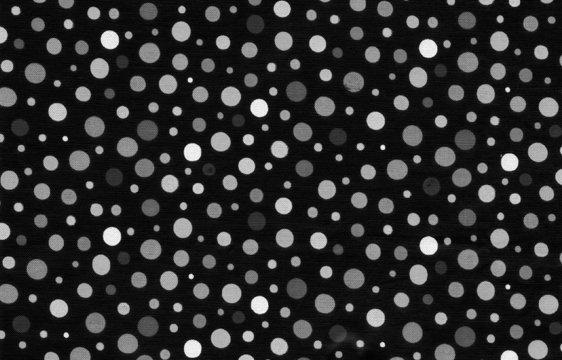
%> input picture assignment3/q2/circles.jpg, 562 x 360 px
$ octave q2.m   (GNU Octave 9; MATLAB toolbox functions it lacks are replaced by stand-ins)
%> lines starting %> are read from the running program, lines starting %| are printed output that depends on the picture; in (x1, y1, x2, y2) boxes, pixels count from 0 and x2, y2 are one past the last pixel; in counts of white or black regions, pixels touching at a corner belong together; the program's own positions count from 1
%% Abhijeet Kumar
% CSD 201302197

% categories of circles and number of circles in each category
% q2

clear all;
clc;


img= imread('circles.jpg');
%> img is the input picture: size 360x562x3 uint8; min 0, max 255, mean 45.3
% converting image to binary
img = im2bw(img,30/255);
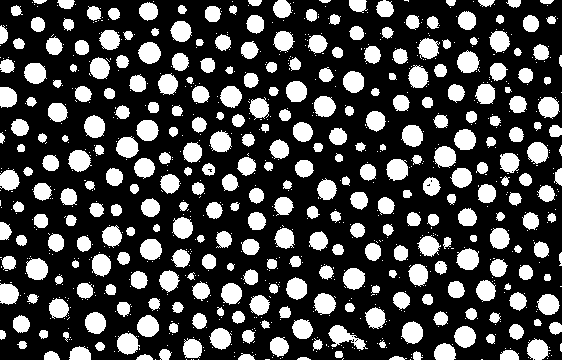
%> img: size 360x562 logical; 27.8% white; 902 white regions (585 under 20 px), largest, box (x1, y1, x2, y2) and area: (328, 325, 368, 350) 434, (26, 258, 48, 280) 382, (138, 42, 161, 64) 380
%remove false cicles which were created because of binarisation
img = imopen(img,strel('disk',2) );
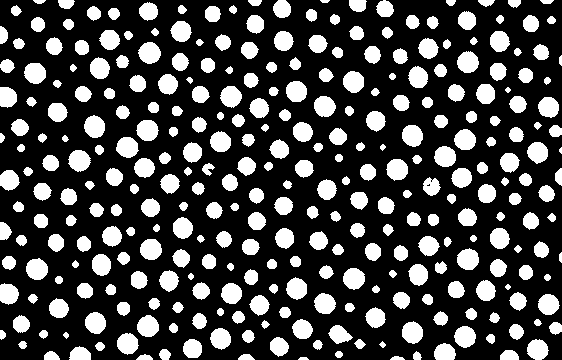
%> img: size 360x562 logical; 26.7% white; 318 white regions (1 under 20 px), largest, box (x1, y1, x2, y2) and area: (138, 42, 161, 64) 378, (68, 150, 91, 172) 373, (26, 258, 48, 280) 373
figure , imshow(img) ; title('binarised-image after false circles removal');

cumulative_number_circles = [];
img_new = {};
start_val=3;
end_val=12;


%part a


% loop over all possible values of disc shaped strcturing element
for i=start_val:end_val
    % get a structuring element
    structuring_ele = strel('disk',i);
    % opening of the image with the current structuring element
    img_open = imopen(img,structuring_ele);
    % no of connected components for having a dic size greater than equal to i
    temp = bwconncomp(img_open);
    cumulative_number_circles(i-start_val+1) = temp.NumObjects;
    %store the image for further use
    img_new(i-start_val+1) = {img_open};
    %plot the image
    figure;
    imshow(img_open);
    title(strcat('circle with size >=',int2str(i)));
end
%> this loop made 10 passes
%> temp on passes 1 to 10: 316 connected components, 302 connected components, 231 connected components, 194 connected components, 159 connected components, 134 connected components, 86 connected components, 46 connected components, 5 connected components, 0 connected components
%> pass 1, `img_open = imopen(img,structuring_ele);`:
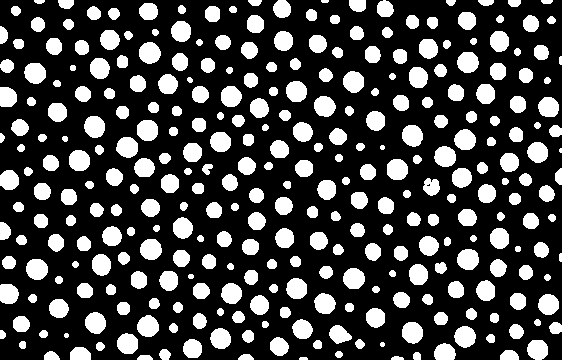
%> img_open: size 360x562 logical; 26.3% white; 316 white regions (1 under 20 px), largest, box (x1, y1, x2, y2) and area: (139, 42, 161, 64) 375, (26, 259, 48, 280) 371, (457, 249, 479, 270) 370
%> pass 2, `img_open = imopen(img,structuring_ele);`:
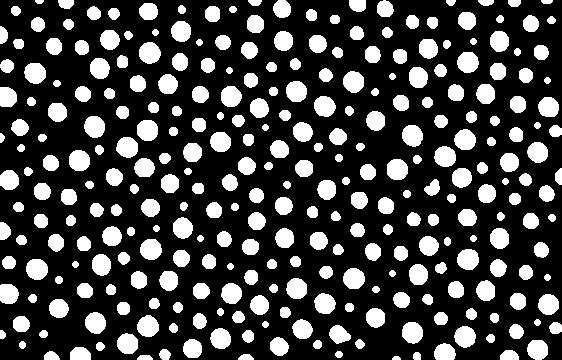
%> img_open: size 360x562 logical; 26.1% white; 302 white regions, largest, box (x1, y1, x2, y2) and area: (139, 42, 161, 64) 375, (26, 259, 48, 280) 371, (457, 249, 479, 270) 370
%> pass 3, `img_open = imopen(img,structuring_ele);`:
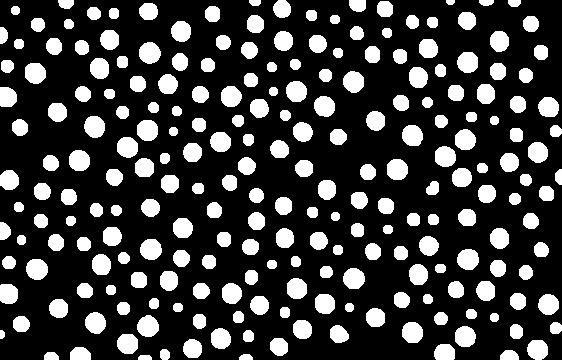
%> img_open: size 360x562 logical; 23.9% white; 231 white regions, largest, box (x1, y1, x2, y2) and area: (139, 42, 161, 64) 375, (26, 259, 48, 280) 371, (457, 249, 479, 270) 370
%> after the loop, cumulative_number_circles = [316 302 231 194 159 134 86 46 5 0]; img_new = 10 items


%clip the parts from there is no disc of that size or greater
[temp,idx] = min(cumulative_number_circles);
%> temp = 0; idx = 10
cumulative_number_circles = cumulative_number_circles(1:idx-1);
%> cumulative_number_circles = [316 302 231 194 159 134 86 46 5]
img_new = img_new(1:idx-1);
%> img_new = 9 items


%part b


% extract images category wise
category_img = img_new;
%> category_img = 9 items
for i = length(cumulative_number_circles)-1:-1:1
    category_img(i) =  {cell2mat(img_new( i )) -  cell2mat(img_new( i+1 ))};
end
%> this loop made 8 passes
%> i on passes 1, 2, 3, 6, 7, 8: 8, 7, 6, 3, 2, 1


%draw the figures
for i=1:length(cumulative_number_circles)
     figure;
     imshow( imopen (cell2mat(category_img(i)) ,strel('disk',2)) );
     title(strcat('disk-radius',int2str(i+start_val-1 )));
end
%> this loop made 9 passes
%> pass 1, `imshow( imopen (cell2mat(category_img(i)) ,strel('disk',2)) );`:
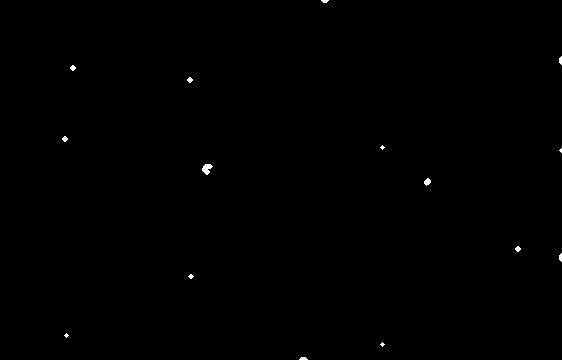
%> displayed picture: size 360x562, on the screen's scale of 0 to 255; 0.17% white; 15 white regions (6 under 20 px), largest, box (x1, y1, x2, y2) and area: (202, 164, 213, 175) 74, (424, 178, 431, 186) 37, (70, 65, 76, 71) 24
%> pass 2, `imshow( imopen (cell2mat(category_img(i)) ,strel('disk',2)) );`:
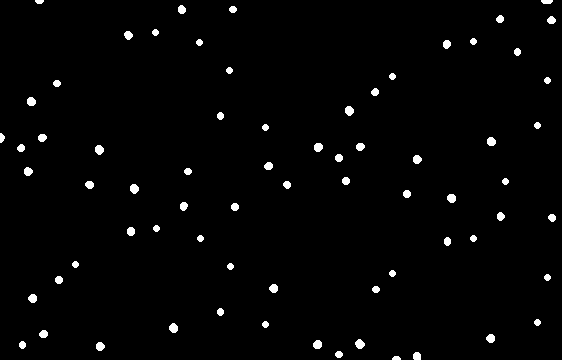
%> displayed picture: size 360x562, on the screen's scale of 0 to 255; 1.8% white; 71 white regions, largest, box (x1, y1, x2, y2) and area: (355, 339, 365, 349) 71, (345, 106, 354, 116) 69, (95, 145, 104, 155) 69


% part c


%extract number of cicles in each category based on size
number_circles= cumulative_number_circles;
%> number_circles = [316 302 231 194 159 134 86 46 5]
for i = length(cumulative_number_circles)-1:-1:1
    number_circles(i) =  cumulative_number_circles( i ) ...
                        -  cumulative_number_circles( i+1 );
end
%> after the loop, number_circles = [14 71 37 35 25 48 40 41 5]

radius = start_val:1:idx+1;
%> radius = [3 4 5 6 7 8 9 10 11]
display(number_circles);
%| number_circles =
%|    14   71   37   35   25   48   40   41    5
display(radius);
%| radius =
%|     3    4    5    6    7    8    9   10   11
